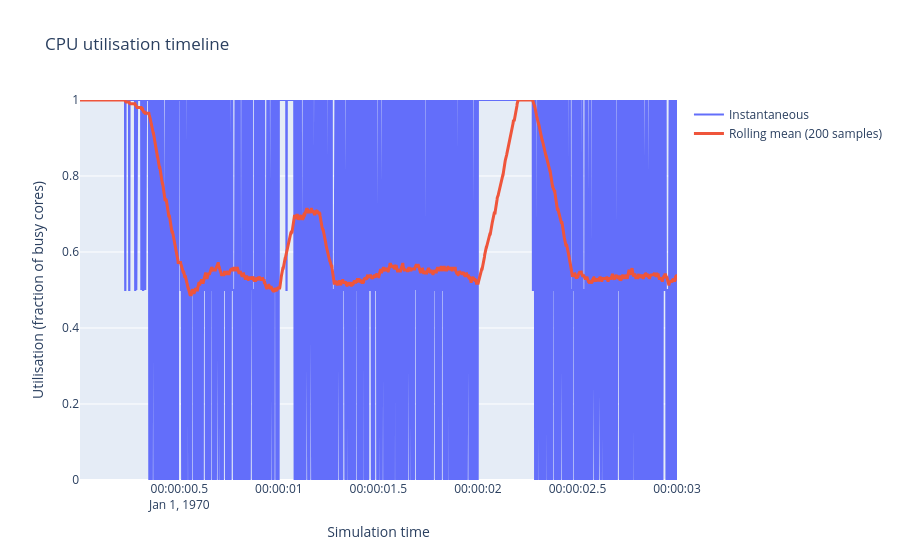

This figure's notebook cell:
### Markdown cell above
## CPU utilisation over time

### Code cell
cpu_fig = ml.make_cpu_utilisation_figure(trace, rolling_window=200)
cpu_fig

### Figure 1 — Plotly figure (JSON) as saved in the notebook; plotly's stock layout.template omitted (floating-point values rounded to 4 significant figures; data arrays with more than 128 entries replaced by an {"elided": "..."} marker saying what was removed)
{"data": [{"mode": "lines", "name": "Instantaneous", "type": "scatter", "x": {"elided": "3000 str values"}, "y": {"elided": "3000 float values"}}, {"line": {"width": 3}, "mode": "lines", "name": "Rolling mean (200 samples)", "type": "scatter", "x": {"elided": "3000 str values"}, "y": {"elided": "3000 float values"}}], "layout": {"title": {"text": "CPU utilisation timeline"}, "xaxis": {"title": {"text": "Simulation time"}}, "yaxis": {"range": [0, 1], "title": {"text": "Utilisation (fraction of busy cores)"}}}}
